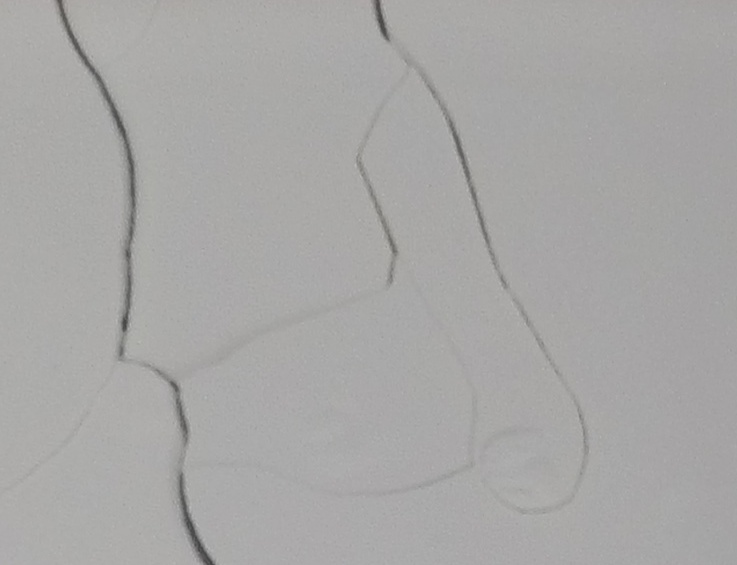
#> input picture pictures/file.jpg, 737 x 565 px
$ python -i width_of_curve.py   (imports and definitions only)
#> lines starting #> are read from the running program, lines starting #| are printed output that depends on the picture; after the words box and inside, x2 and y2 are one past the last pixel; in counts of white or black regions, pixels touching at a corner belong together
import scipy.ndimage.morphology as m
import cv2
import numpy as np
from skimage import img_as_float
from skimage import io, color, morphology
import matplotlib.pyplot as plt

# [1 line not run here, left out]

def thinning(name):
    img = image;
    size = np.size(img)
    skel = np.zeros(img.shape, np.uint8)

    ret, img = cv2.threshold(img, 127, 255, 0)
    element = cv2.getStructuringElement(cv2.MORPH_CROSS, (3, 3))
    done = False

    while (not done):
        eroded = cv2.erode(img, element)
        temp = cv2.dilate(eroded, element)
        temp = cv2.subtract(img, temp)
        skel = cv2.bitwise_or(skel, temp)
        img = eroded.copy()

        zeros = size - cv2.countNonZero(img)
        if zeros == size:
            done = True

    cv2.imshow("skel", skel)
    cv2.waitKey(0)


def thinning2(name):
    image = img_as_float(color.rgb2gray(io.imread(name)))
    image_binary = image < 0.5
    out_skeletonize = morphology.skeletonize(image_binary)
    out_thin = morphology.thin(image_binary)

    plt.imshow(out_skeletonize, cmap='gray')
    plt.show()


def binary(binaryFile):
#> called with binaryFile = '../pictures/file.jpg'
    img = cv2.imread(binaryFile, 0)
#> img: shape (565, 737); min 64, max 187, mean 167.3
    img = cv2.medianBlur(img, 5)
    ret, th1 = cv2.threshold(img, 127, 255, cv2.THRESH_BINARY)
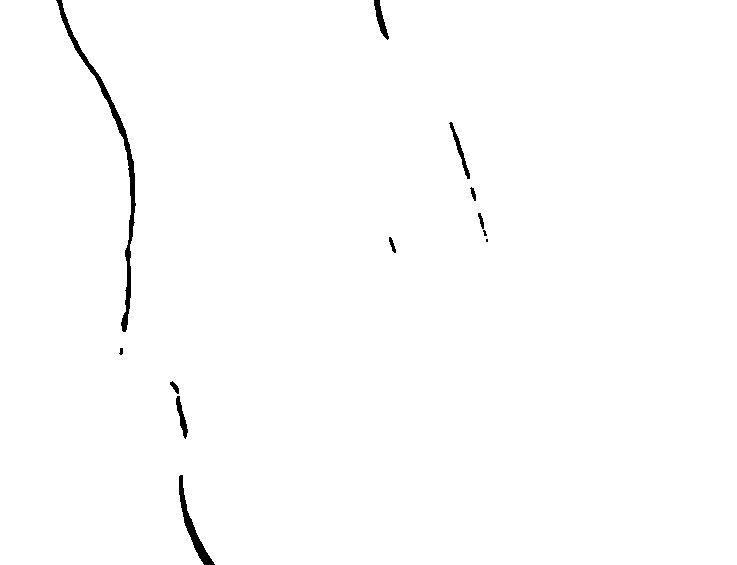
#> th1: shape (565, 737); 99.2% white; 12 black regions (2 under 20 px), largest, box (x1, y1, x2, y2) and area: (56, 0, 136, 332) 1675, (179, 475, 215, 565) 648, (374, 0, 389, 40) 235
    th2 = cv2.adaptiveThreshold(img, 255, cv2.ADAPTIVE_THRESH_MEAN_C, \
                                cv2.THRESH_BINARY, 11, 2)
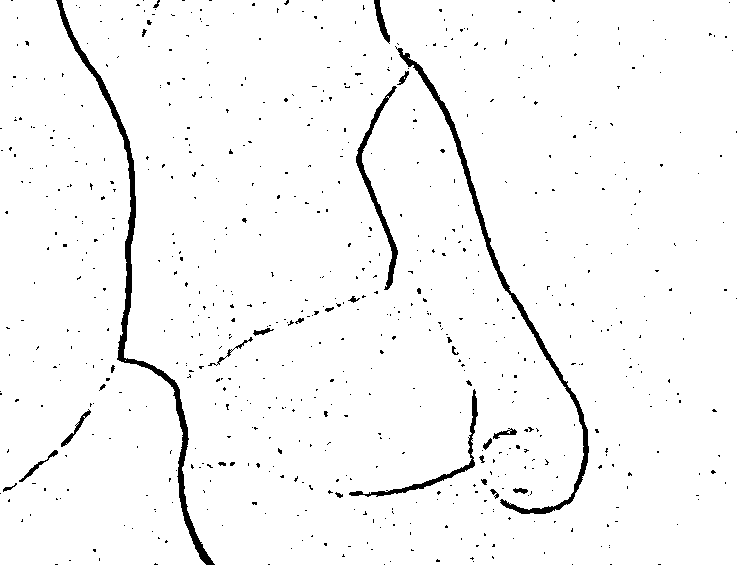
#> th2: shape (565, 737); 97% white; 713 black regions (685 under 20 px), largest, box (x1, y1, x2, y2) and area: (56, 0, 215, 565) 3580, (395, 46, 589, 514) 2931, (356, 86, 398, 290) 1104
    th3 = cv2.adaptiveThreshold(img, 255, cv2.ADAPTIVE_THRESH_GAUSSIAN_C, \
                                cv2.THRESH_BINARY, 11, 2)
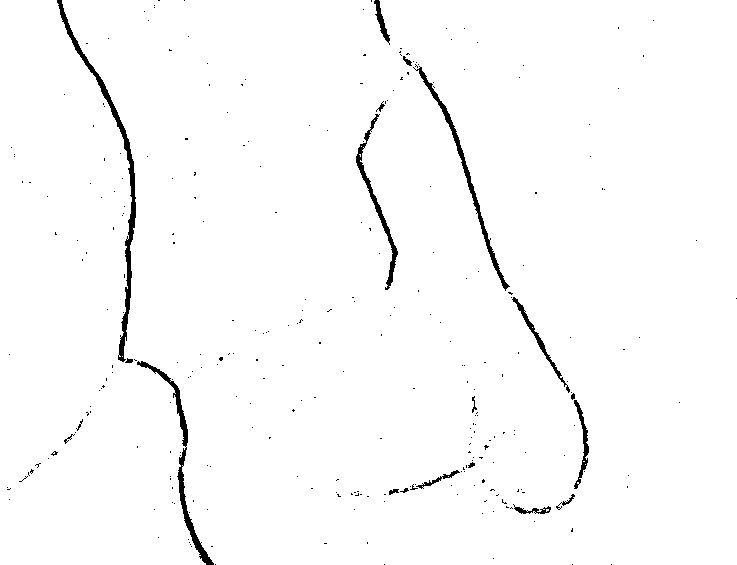
#> th3: shape (565, 737); 98.3% white; 296 black regions (276 under 20 px), largest, box (x1, y1, x2, y2) and area: (57, 0, 136, 362) 1851, (137, 361, 214, 565) 1187, (413, 66, 510, 291) 1070
    cv2.imwrite("binary.jpg", th3)
    plt.imshow(th3, 'gray')
    plt.show()
#> (the run stopped early here; a loop or call above may not have finished)

$ run again, on pictures/crack.jpg
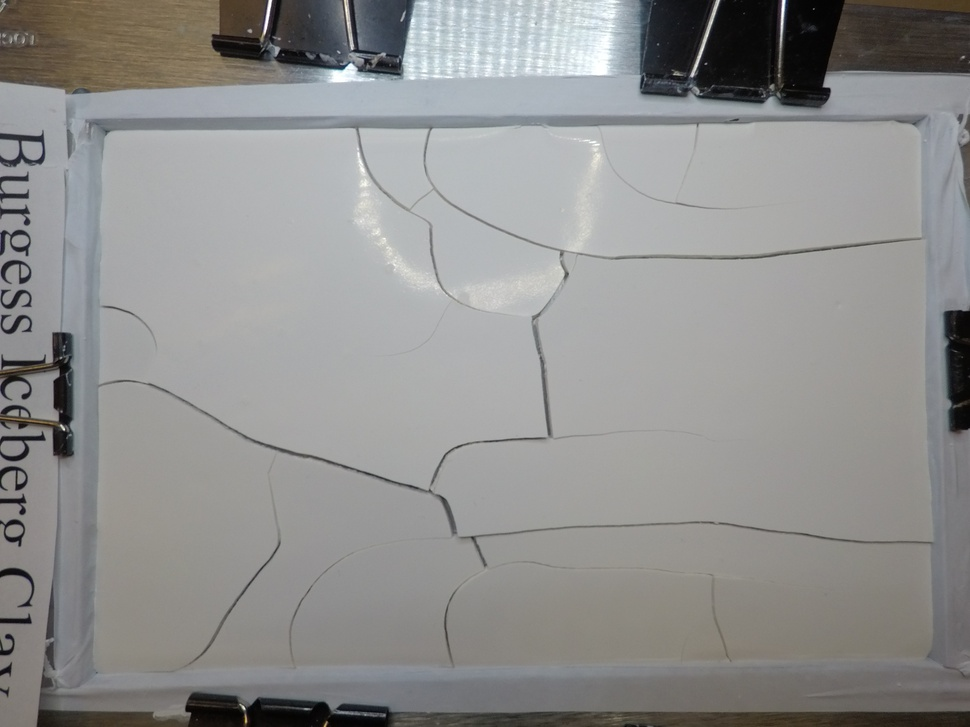
#> input picture pictures/crack.jpg, 970 x 727 px, shrunk from 4000 x 3000 before the run
#> in binary, `ret, th1 = cv2.threshold(img, 127, 255, cv2.THRESH_BINARY)`:
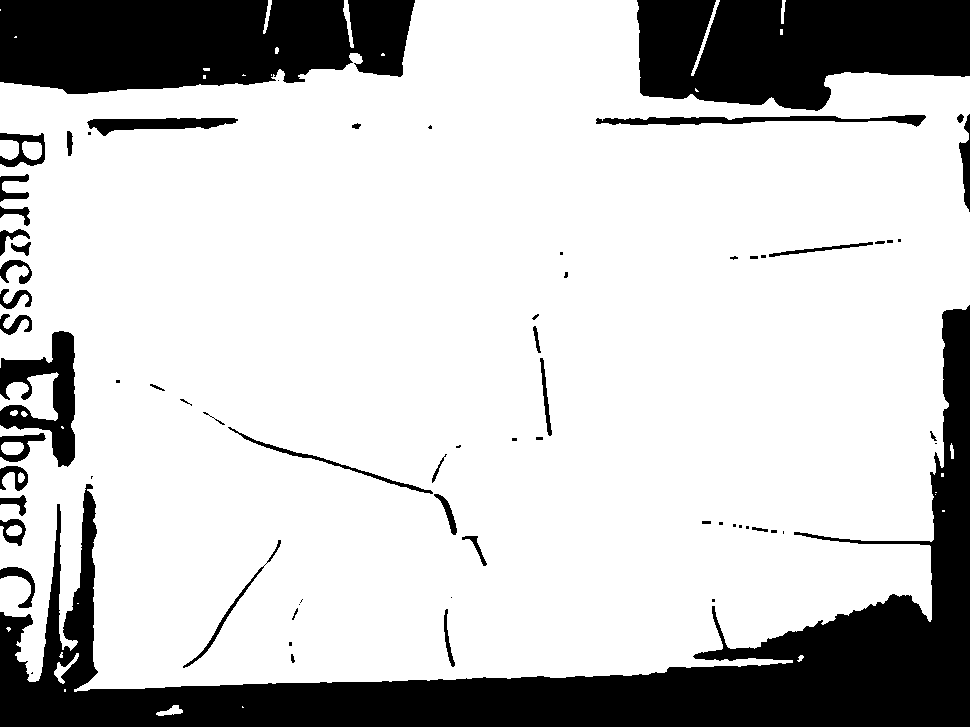
#> th1: shape (727, 970); 77.9% white; 70 black regions (26 under 20 px), largest, box (x1, y1, x2, y2) and area: (0, 305, 970, 727) 76670, (0, 0, 415, 94) 33132, (637, 0, 970, 111) 29528
#> th2: shape (727, 970); 87.4% white; 985 black regions (703 under 20 px), largest, box (x1, y1, x2, y2) and area: (85, 114, 970, 682) 18810, (639, 0, 845, 109) 6193, (246, 697, 970, 727) 5573
#> in binary, `th3 = cv2.adaptiveThreshold(img, 255, cv2.ADAPTIVE_THRESH_GAUSSIAN_C, ..`:
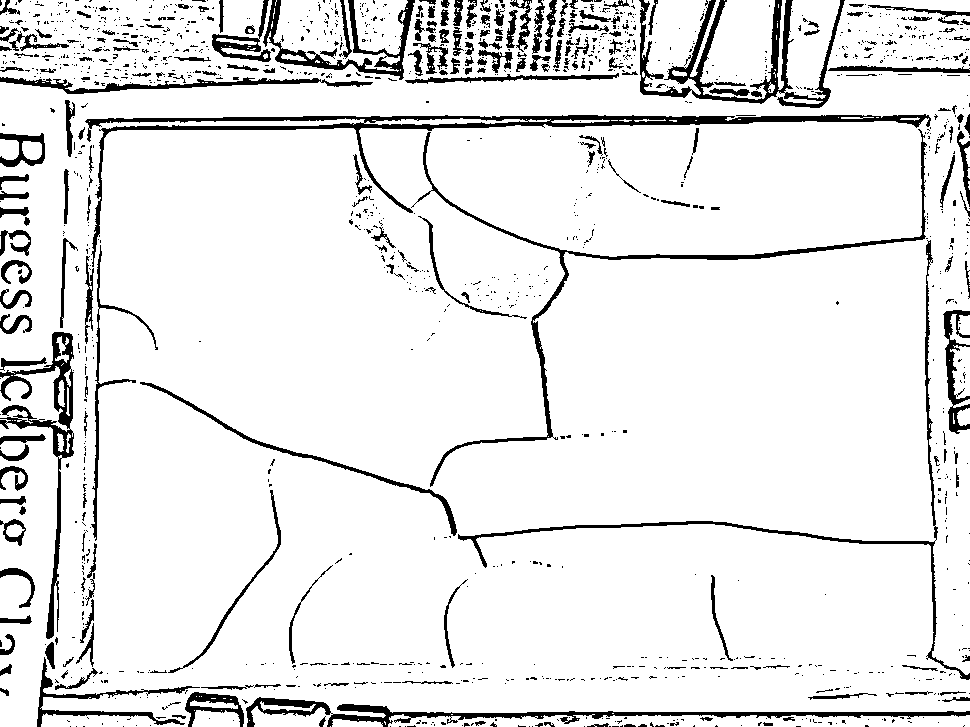
#> th3: shape (727, 970); 91% white; 1435 black regions (1195 under 20 px), largest, box (x1, y1, x2, y2) and area: (85, 114, 931, 267) 7134, (639, 0, 845, 108) 4533, (246, 697, 970, 727) 4210

$ run again, on pictures/crack1.jpg
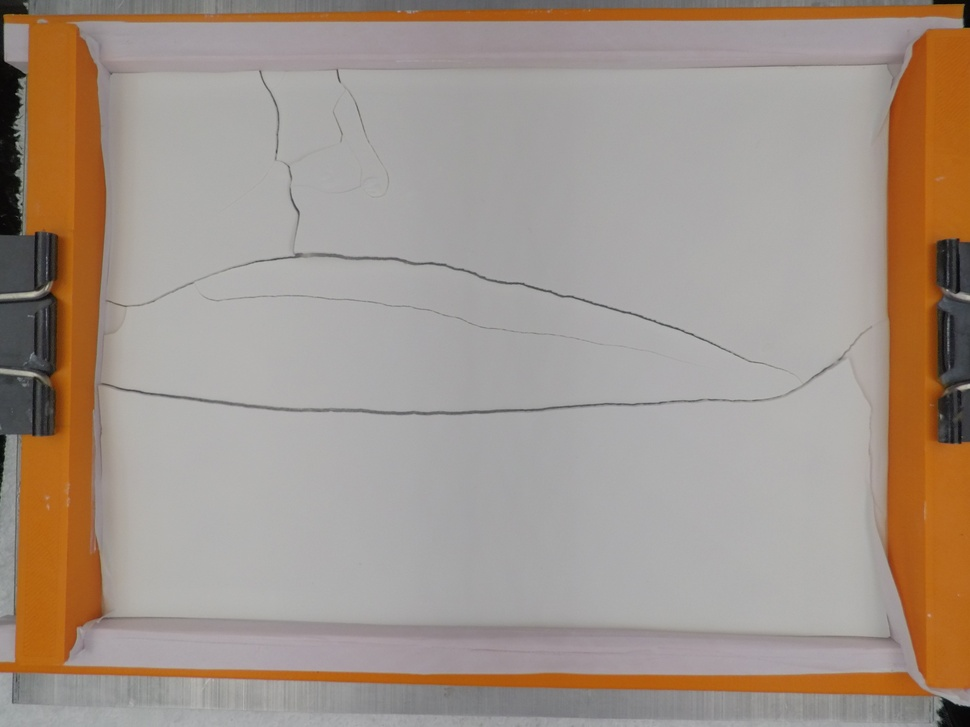
#> input picture pictures/crack1.jpg, 970 x 727 px, shrunk from 4000 x 3000 before the run
#> in binary, `ret, th1 = cv2.threshold(img, 127, 255, cv2.THRESH_BINARY)`:
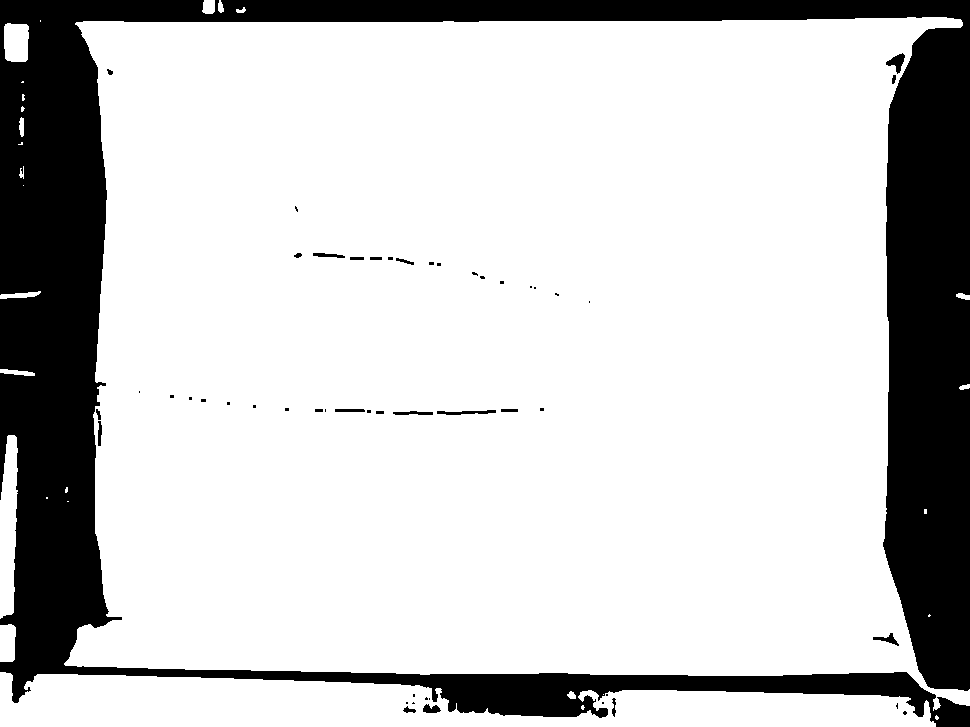
#> th1: shape (727, 970); 79% white; 51 black regions (30 under 20 px), largest, box (x1, y1, x2, y2) and area: (0, 0, 970, 727) 146293, (886, 53, 905, 74) 186, (437, 410, 496, 415) 173
#> th2: shape (727, 970); 89.9% white; 799 black regions (658 under 20 px), largest, box (x1, y1, x2, y2) and area: (0, 438, 938, 714) 10770, (62, 24, 902, 663) 10393, (8, 0, 959, 68) 6267
#> in binary, `th3 = cv2.adaptiveThreshold(img, 255, cv2.ADAPTIVE_THRESH_GAUSSIAN_C, ..`:
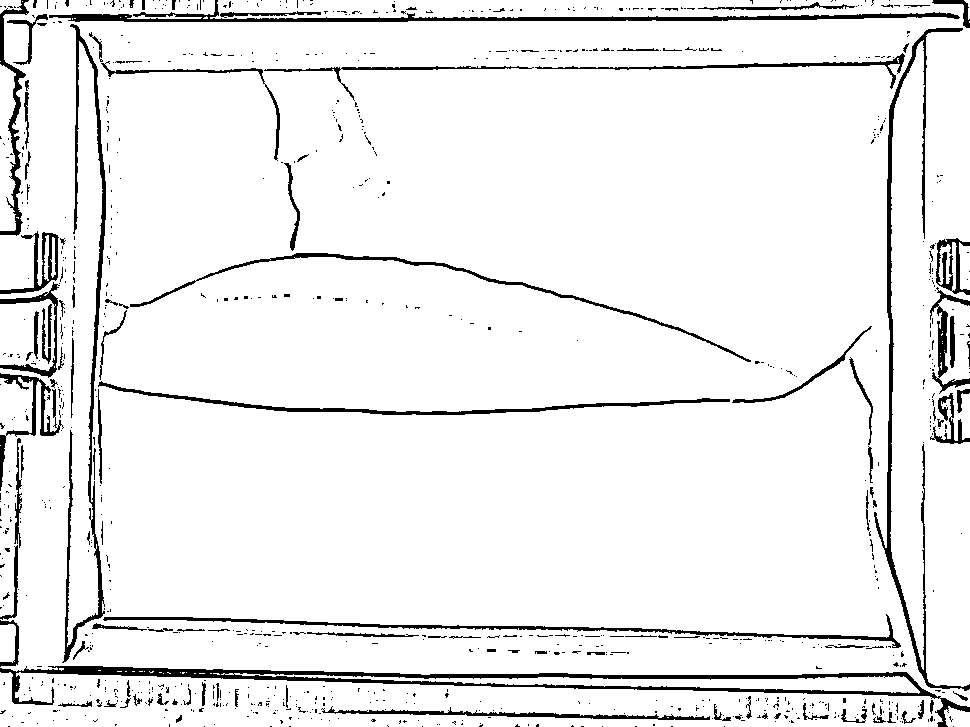
#> th3: shape (727, 970); 93.3% white; 938 black regions (814 under 20 px), largest, box (x1, y1, x2, y2) and area: (0, 666, 970, 727) 7282, (874, 28, 970, 691) 4018, (49, 0, 960, 22) 3924
